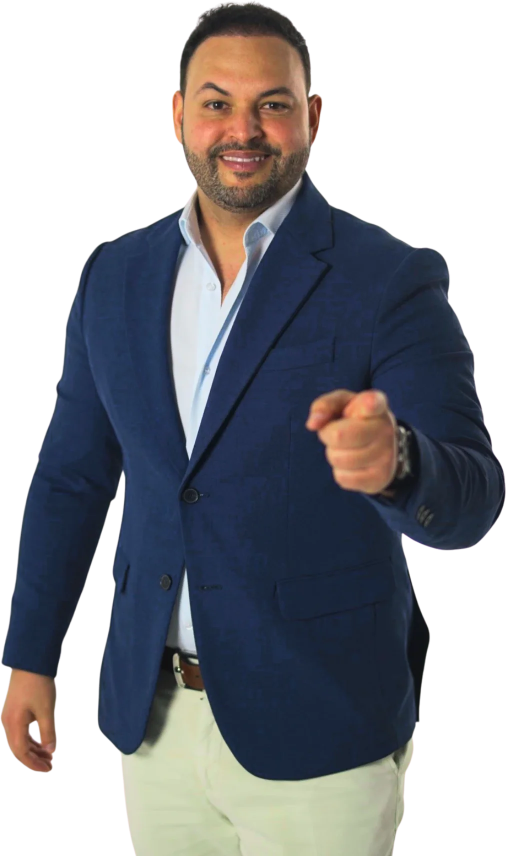
#> input picture tony-valdes-loans/assets/tony-senalando-frente.webp, 1012 x 1712 px (shown at 1/2 size)
$ python build_images.py ../assets/tony-senalando-frente.webp
#> lines starting #> are read from the running program, lines starting #| are printed output that depends on the picture
"""Genera la imagen para redes (Open Graph) y el favicon de Tony Valdes Loans.
Uso: python3 seo/build_images.py <carpeta-con-montserrat-ttf>"""
import os, sys
from PIL import Image, ImageDraw, ImageFont, ImageFilter
HERE = os.path.dirname(os.path.abspath(__file__)); A = os.path.join(HERE, '..', 'assets'); F = sys.argv[1]
BLUE=(3,0,46); GOLD=(176,121,8); JAS=(244,228,120)
def font(w, s): return ImageFont.truetype(os.path.join(F, f'm{w}.ttf'), s)
# [10 lines left out: functions grad, gold_text, not called in this run]

# ---- Open Graph 1200x630 ----
W, H = 1200, 630
og = Image.new('RGB', (W, H), BLUE)
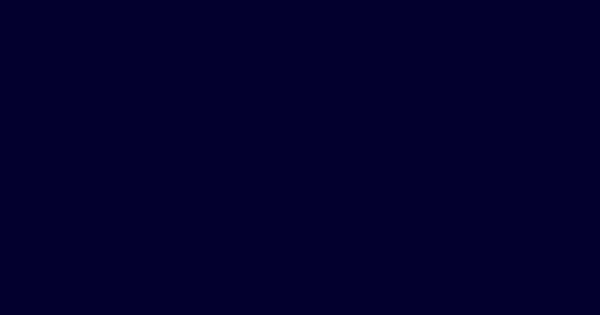
#> og: PIL image 1200x630 RGB (shown at 1/2 size); mean R, G, B 3, 0, 46
glow = Image.new('RGB', (W, H), BLUE); ImageDraw.Draw(glow).ellipse((620, -120, 1320, 580), fill=(30, 24, 120))
#> after `ImageDraw.Draw(glow).ellipse((620, -120, 1320, 580), fill=(30, 24, 120`:
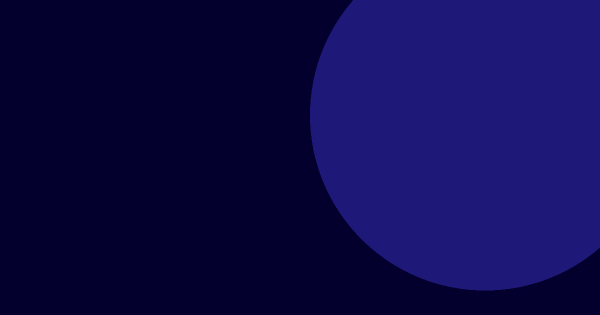
#> glow: PIL image 1200x630 RGB (shown at 1/2 size); mean R, G, B 13.6, 9.5, 75.2
og = Image.blend(og, glow.filter(ImageFilter.GaussianBlur(120)), 0.9)
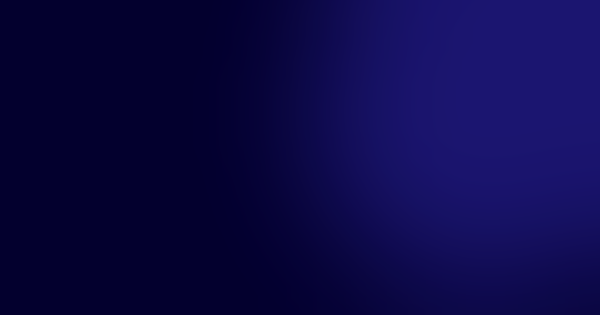
#> og: PIL image 1200x630 RGB (shown at 1/2 size); mean R, G, B 12, 7.9, 71.1
d = ImageDraw.Draw(og)
# casa de marca como marca de agua
wm = Image.new('RGBA', (W, H), (0,0,0,0)); dw = ImageDraw.Draw(wm); c = (244,228,120,22); s = 5.2; ox, oy = 690, 40
for pts in ([(6,44),(50,4),(94,44)], [(33,64),(33,40),(50,23),(67,40),(67,64)], [(19,50),(19,75),(81,75),(81,50)], [(78,10),(78,30)]):
    dw.line([(ox+x*s, oy+y*s) for x,y in pts], fill=c, width=34, joint='curve')
og.paste(wm, (0,0), wm)
# foto de Tony
ph = Image.open(os.path.join(A, 'tony-senalando-frente.webp')).convert('RGBA')
#> ph is the input picture: PIL image 1012x1712 RGBA; mean R, G, B, A 51.6, 53.1, 58.9, 155.9
ph = ph.crop((0, 0, ph.width, int(ph.height*0.62))); ph.thumbnail((560, 600))
#> after `ph = ph.crop((0, 0, ph.width, int(ph.height * 0.62)))`:
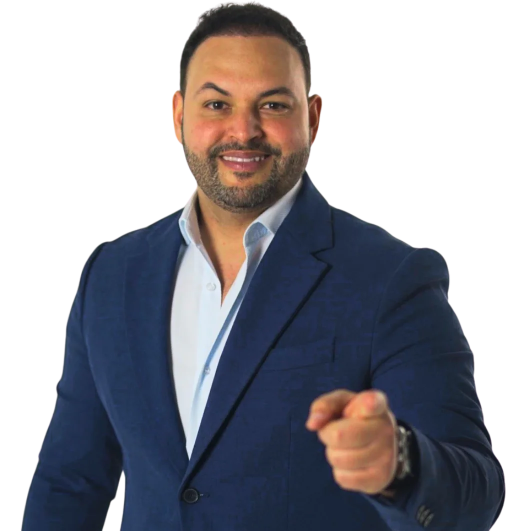
#> ph: PIL image 1012x1061 RGBA (shown at 1/2 size); mean R, G, B, A 46.7, 45.9, 52.8, 145.2; transparent parts drawn white
#> after `ph.thumbnail((560, 600))`:
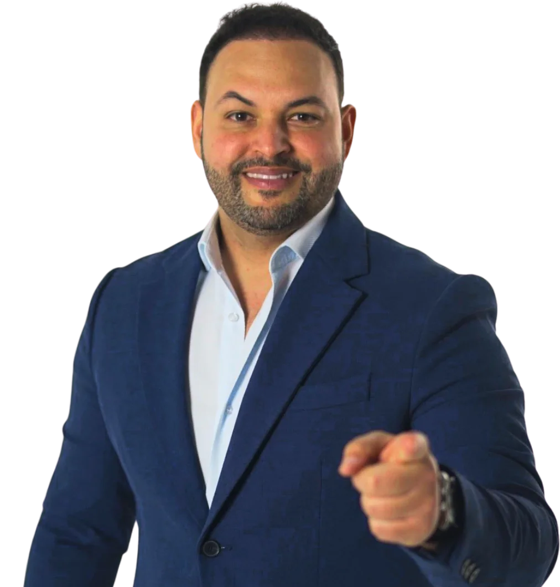
#> ph: PIL image 560x587 RGBA; mean R, G, B, A 41.8, 41.2, 48.1, 145.2; transparent parts drawn white
ring = Image.new('RGBA', (W, H), (0,0,0,0)); ImageDraw.Draw(ring).ellipse((735, 70, 1175, 510), outline=(176,121,8,160), width=3)
#> after `ImageDraw.Draw(ring).ellipse((735, 70, 1175, 510), outline=(176, 121, `:
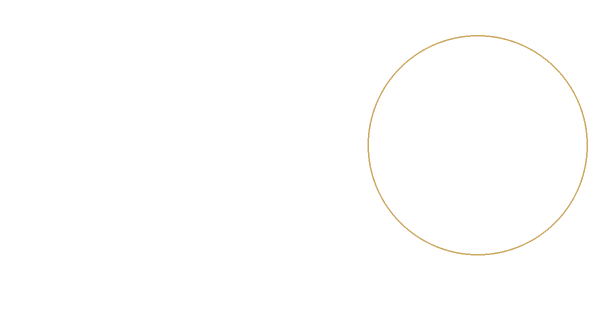
#> ring: PIL image 1200x630 RGBA (shown at 1/2 size); mean R, G, B, A 0.9, 0.6, 0, 0.8; transparent parts drawn white
og.paste(ring, (0,0), ring)
og.paste(ph, (W - ph.width - 10, H - ph.height - 8), ph)
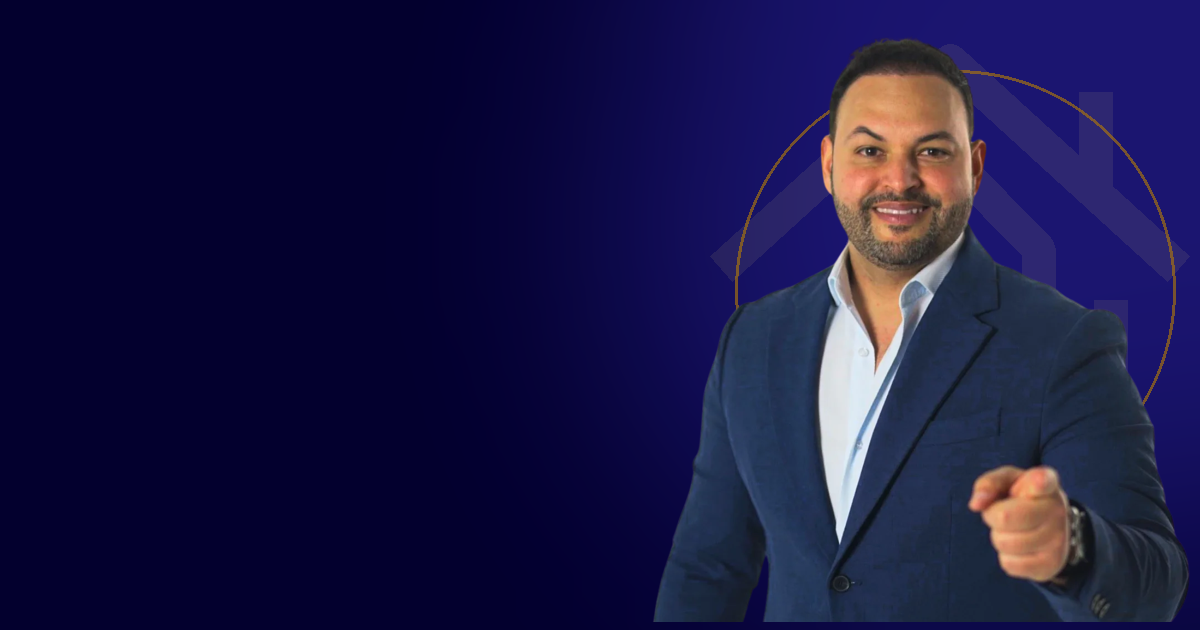
#> og: PIL image 1200x630 RGB; mean R, G, B 25.7, 22.6, 68.5
# logo + textos
#> (the run stopped early here; a loop or call above may not have finished)

$ run again, with tony-valdes-loans/assets/tony-apoyado.webp copied over tony-valdes-loans/assets/tony-senalando-frente.webp
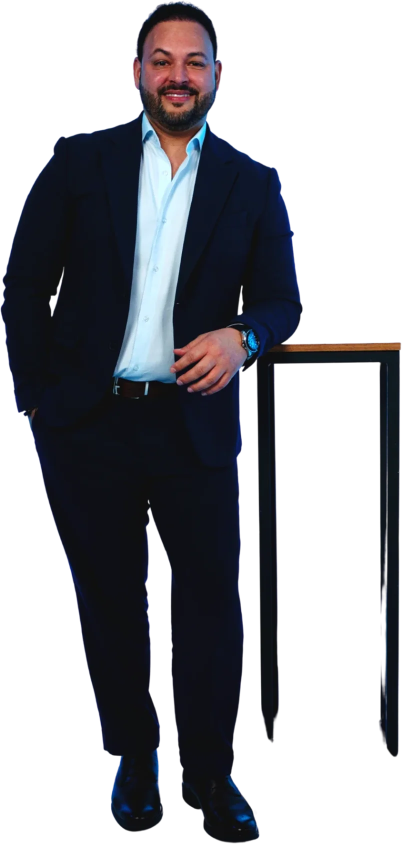
#> input picture tony-valdes-loans/assets/tony-apoyado.webp, 803 x 1688 px (shown at 1/2 size)
#> ph is the input picture: PIL image 803x1688 RGBA; mean R, G, B, A 18.9, 19.9, 25.3, 118.2
#> `ph = ph.crop((0, 0, ph.width, int(ph.height * 0.62)))`:
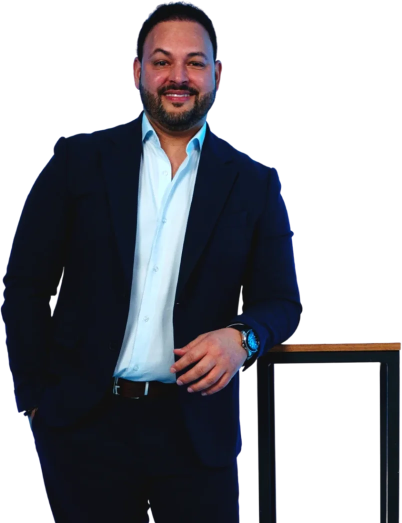
#> ph: PIL image 803x1046 RGBA (shown at 1/2 size); mean R, G, B, A 26.7, 27.5, 33.8, 134.8; transparent parts drawn white
#> ph: PIL image 461x600 RGBA
#> `og.paste(ph, (W - ph.width - 10, H - ph.height - 8), ph)`:
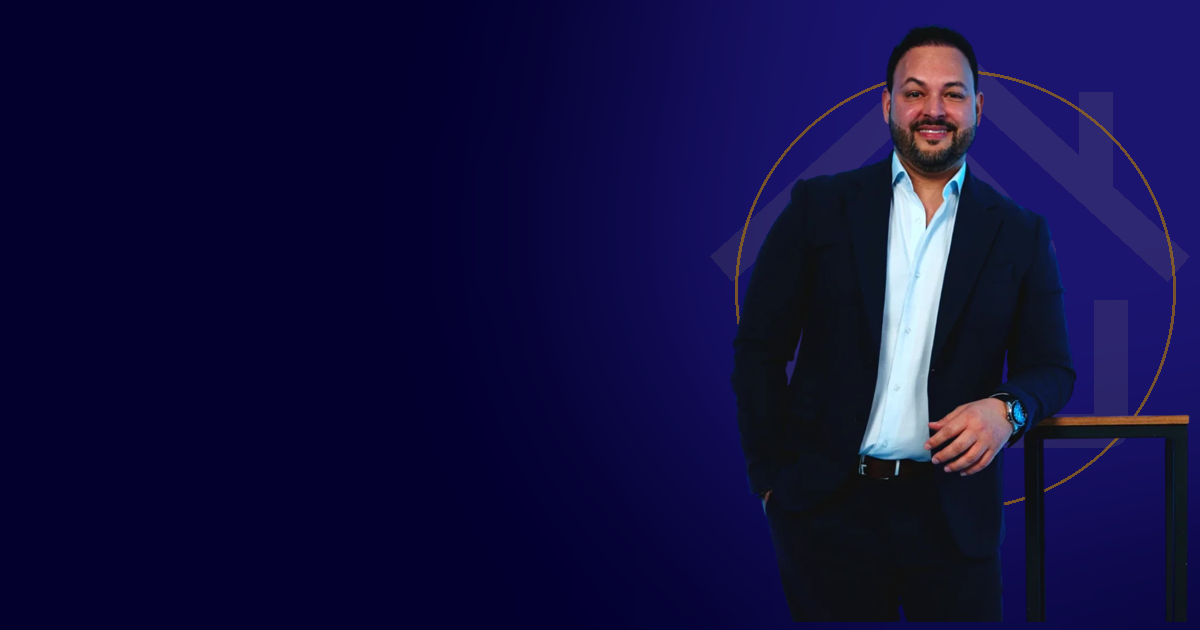
#> og: PIL image 1200x630 RGB; mean R, G, B 17.5, 14.6, 63.1

$ run again, with tony-valdes-loans/assets/tony-blazer-casual.webp copied over tony-valdes-loans/assets/tony-senalando-frente.webp
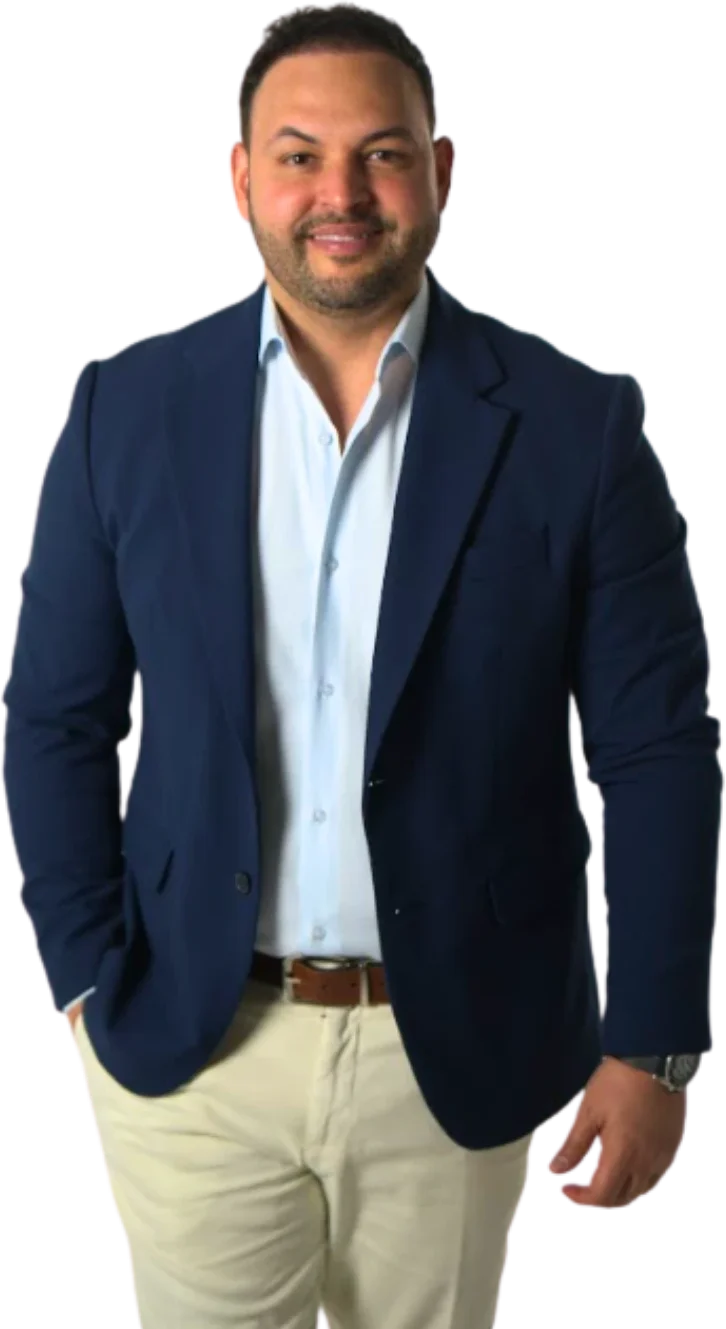
#> input picture tony-valdes-loans/assets/tony-blazer-casual.webp, 726 x 1329 px
#> ph is the input picture: PIL image 726x1329 RGBA; mean R, G, B, A 58.8, 58.9, 61.5, 173.4
#> `ph = ph.crop((0, 0, ph.width, int(ph.height * 0.62)))`:
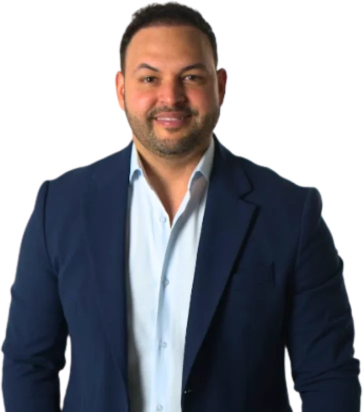
#> ph: PIL image 726x823 RGBA (shown at 1/2 size); mean R, G, B, A 47.3, 47.5, 54.1, 159.8; transparent parts drawn white
#> ph: PIL image 529x600 RGBA
#> `og.paste(ph, (W - ph.width - 10, H - ph.height - 8), ph)`:
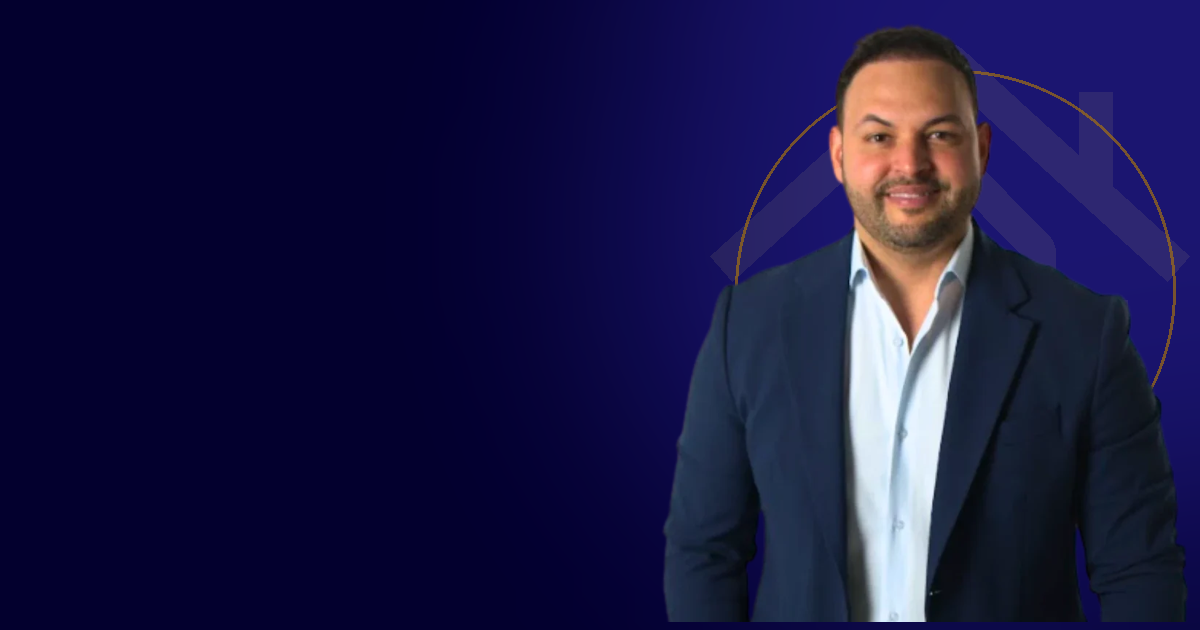
#> og: PIL image 1200x630 RGB; mean R, G, B 25.7, 23.1, 67.5
